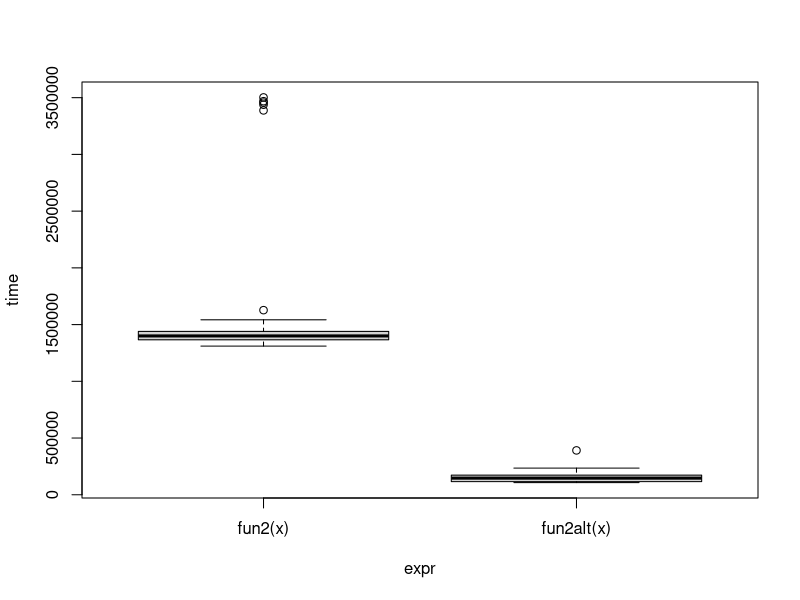
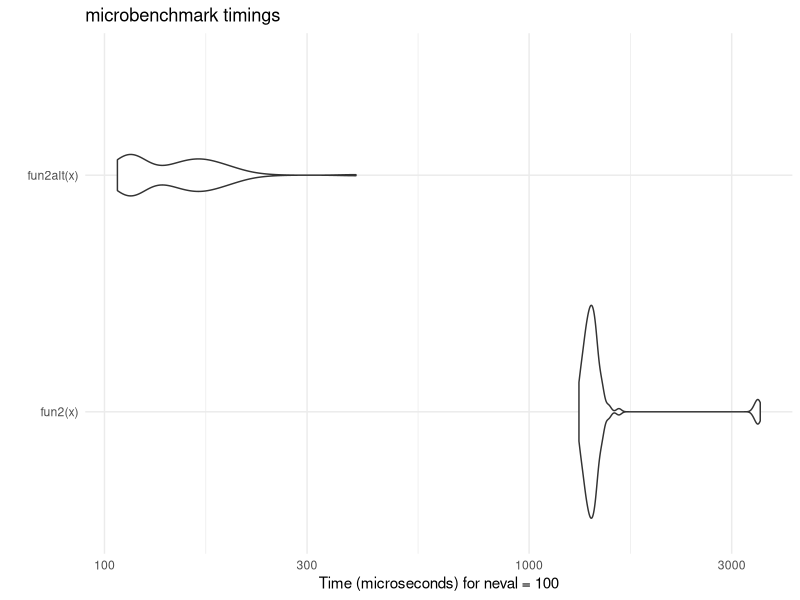

The R source for these figures, in order: (Note: this script raises an error after producing the figures.)
## ---- chunk 1
fun1 <- function(n = 100, k = 4, lambda = 4) {
  x <- NULL
  
  for (i in 1:n)
    x <- rbind(x, rpois(k, lambda))
  
  return(x)
}

fun1alt <- function(n = 100, k = 4, lambda = 4) {
  # YOUR CODE HERE
  matrix(rpois(n*k, lambda=lambda), ncol=k)
}

# Benchmarking
microbenchmark::microbenchmark(
  fun1(),
  fun1alt()
)
## ---- chunk 2
# Data Generating Process (10 x 10,000 matrix)
set.seed(1234)
x <- matrix(rnorm(1e4), nrow=10)

# Find each column's max value
fun2 <- function(x) {
  apply(x, 2, max)
}

fun2alt <- function(x) {
  # YOUR CODE HERE
  x[cbind(max.col(t(x)), 1:ncol(x))]
}

# Benchmarking
bench <- microbenchmark::microbenchmark(
  fun2(x),
  fun2alt(x)
)

bench
## ---- chunk 3
plot(bench)
ggplot2::autoplot(bench) +
  ggplot2::theme_minimal()
## ---- chunk 4
library(parallel)
my_boot <- function(dat, stat, R, ncpus = 1L) {
  
  # Getting the random indices
  n <- nrow(dat)
  idx <- matrix(sample.int(n, n*R, TRUE), nrow=n, ncol=R)
 
  # Making the cluster using `ncpus`
  # STEP 1: GOES HERE
  cl <- makePSOCKcluster(ncpus)
  # STEP 2: GOES HERE
  clusterExport(cl, varlist=c("idx", "dat", "stat"), envir=environment())
  # STEP 3: THIS FUNCTION NEEDS TO BE REPLACED WITH parLapply
  ans <- parLapply(cl, seq_len(R), function(i) {
    stat(dat[idx[,i], , drop=FALSE])
  })
  
  # Coercing the list into a matrix
  ans <- do.call(rbind, ans)
  
  # STEP 4: GOES HERE
  stopCluster(cl)
  
  ans
  
}
## ---- chunk 5



# Bootstrap of a linear regression model
my_stat <- function(d) coef(lm(y~x, data=d))

# DATA SIM
set.seed(1)
n <- 500 
R <- 1e4
x <- cbind(rnorm(n)) 
y <- x*5 + rnorm(n)

# Check if we get something similar as lm
ans0 <- confint(lm(y~x))

ans0

ans1 <- my_boot(dat=data.frame(x,y), my_stat, R=R, ncpus=4 )
qs <- c(0.025, 0.975)
print(t(apply(ans1, 2, quantile, probs=qs)))


## ---- chunk 6
# your code here
parallel::detectCores()
system.time(my_boot(dat=data.frame(x,y), my_stat, R=4000, ncpus=1L))
system.time(my_boot(dat=data.frame(x,y), my_stat, R=4000, ncpus=4L))
